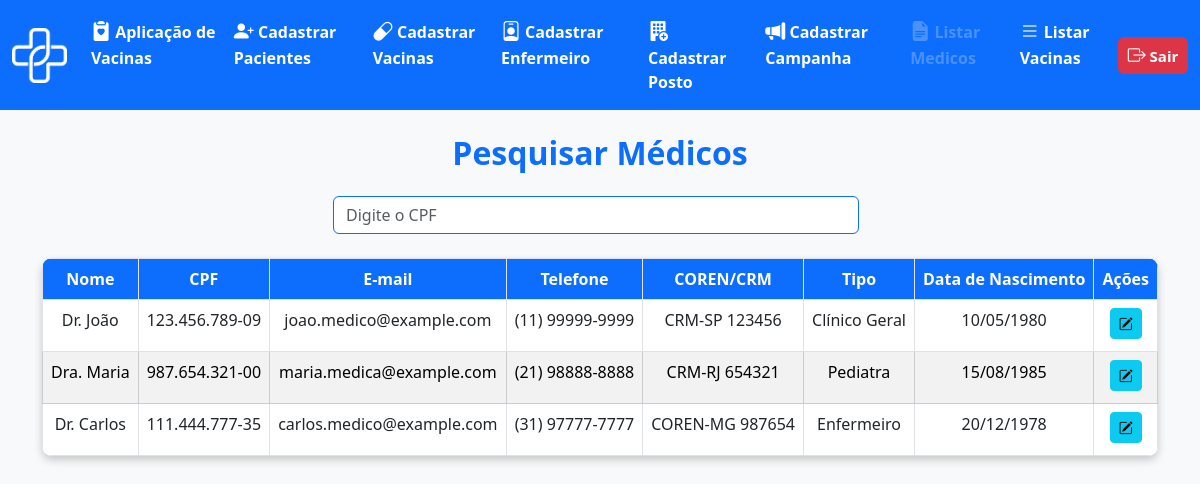
Screenshot of /admin/listamedico.php with the database file from the repository.
### tables this page shows
CREATE TABLE `medico` (
  `id_medico` int(11) NOT NULL,
  `nome_medico` varchar(100) NOT NULL,
  `cpf` varchar(11) NOT NULL,
  `email_medico` varchar(100) NOT NULL,
  `tel_medico` varchar(11) NOT NULL,
  `coren_crm` varchar(20) NOT NULL,
  `tipo_medico` varchar(50) NOT NULL,
  `naci_medico` date NOT NULL,
  `id_posto` int(11) NOT NULL,
  `senha` varchar(100) NOT NULL
);

### admin/listamedico.php (the view, shortened to what this page needs)
<?php
include('../outros/db_connect.php');
$cpf = '';
$sql = "SELECT * FROM medico";
$stmt = $conn->prepare($sql);
$stmt->execute();
$result = $stmt->get_result();
    ?>
<!DOCTYPE html>
<html lang="pt-BR">
<head>
    <link href="https://cdn.jsdelivr.net/npm/bootstrap-icons/font/bootstrap-icons.css" rel="stylesheet">
    <link href="https://cdn.jsdelivr.net/npm/bootstrap@5.3.0/dist/css/bootstrap.min.css" rel="stylesheet">
</head>
<body>
    <nav class="navbar navbar-expand-lg bg-primary" data-bs-theme="dark">
        <div class="container-fluid">
            <img src="../img/logo_vetor.png" alt="Logo DigitalVac" width="55" height="55" class="me-3" />
            <div class="collapse navbar-collapse" id="navbarNavAltMarkup">
                <div class="navbar-nav">
                    <a class="nav-link active fs-6 fw-bold" href="cadastroaplic.php">
                        <i class="bi bi-clipboard2-heart-fill" style="font-size: 20px"></i>
                        Aplicação de Vacinas
                    </a>
                    <a class="nav-link active fs-6 fw-bold" href="cadastropac.html">
                        <i class="bi bi-person-plus-fill" style="font-size: 20px"></i>
                        Cadastrar Pacientes
                    </a>
                    <a class="nav-link active fs-6 fw-bold" aria-disabled="true" href="cadastrovac.html">
                        <i class="bi bi-capsule" style="font-size: 20px"></i> Cadastrar
                        Vacinas
                    </a>
                    <a class="nav-link active fs-6 fw-bold" href="cadastroenf.php">
                        <i class="bi bi-person-badge" style="font-size: 20px"></i>
                        Cadastrar Enfermeiro
                    </a>
                    <a class="nav-link active fs-6 fw-bold" href="cadastroposto.html">
                        <i class="bi bi-building-fill-add" style="font-size: 20px"></i>
                        Cadastrar Posto
                    </a>
                    <a class="nav-link active fs-6 fw-bold" href="cadastrocampanha.html">
                        <i class="bi bi-megaphone-fill" style="font-size: 20px;"></i>
                        Cadastrar Campanha
                    </a>
                    <a class="nav-link disabled fs-6 fw-bold" href="listamedico.php">
                        <i class="bi bi-file-earmark-text-fill" style="font-size: 20px"></i>
                        Listar Medicos
                    </a>
                    <a class="nav-link active fs-6 fw-bold" href="listavac.php">
                        <i class="bi bi-list" style="font-size: 20px"></i>
                        Listar Vacinas
                    </a>
                </div>
                <ul class="navbar-nav ms-auto">
                    <li class="nav-item">
                        <a class="btn btn-danger fw-bold px-2 py-1" style="font-size: 15px; min-width: 70px;"
                            href="../outros/sair.php">
                            <i class="bi bi-box-arrow-right" style="font-size: 18px;"></i> Sair
                        </a>
                    </li>
                </ul>
            </div>
        </div>
    </nav>
    <div class="container mt-4">
        <h2 class="text-center text-primary fw-bold">Pesquisar Médicos</h2>
        <div class="container-fluid col-md-6 mt-4">
            <form class="d-flex position-relative" role="search" method="get" action="listamedico.php"
                id="form-pesquisa-cpf">
                <input class="form-control me-2 border border-primary" type="search" name="cpf" id="cpf"
                    placeholder="Digite o CPF" aria-label="CPF"
                    value="<?php echo isset($cpf) ? htmlspecialchars($cpf) : ''; ?>" autocomplete="off">
            </form>
        </div>
        <br>
        <div id="tabela-medicos" class="d-flex justify-content-center">
            <table class="table table-bordered text-center mx-auto">
                <thead>
                    <tr>
                        <th>Nome</th>
                        <th>CPF</th>
                        <th>E-mail</th>
                        <th>Telefone</th>
                        <th>COREN/CRM</th>
                        <th>Tipo</th>
                        <th>Data de Nascimento</th>
                        <th>Ações</th>
                    </tr>
                </thead>
                <tbody>
                    <?php
                    $rowIndex = 0;
                    while ($row = $result->fetch_assoc()):
                        $rowClass = ($rowIndex === 0) ? 'bg-white' : (($rowIndex % 2 === 1) ? 'table-secondary' : 'bg-white');
                        ?>
                        <tr class="<?php echo $rowClass; ?>">
                            <td><?php echo htmlspecialchars($row['nome_medico']); ?></td>
                            <td>
                                <?php
                                $cpf = $row['cpf'];
                                echo preg_replace("/(\d{3})(\d{3})(\d{3})(\d{2})/", "$1.$2.$3-$4", $cpf);
                                ?>
                            </td>
                            <td><?php echo htmlspecialchars($row['email_medico']); ?></td>
                            <td>
                                <?php
                                $tel = $row['tel_medico'];
                                if (strlen($tel) == 11) {
                                    echo preg_replace("/(\d{2})(\d{5})(\d{4})/", "($1) $2-$3", $tel);
                                } elseif (strlen($tel) == 10) {
                                    echo preg_replace("/(\d{2})(\d{4})(\d{4})/", "($1) $2-$3", $tel);
                                } else {
                                    echo htmlspecialchars($tel);
                                }
                                ?>
                            </td>
                            <td><?php echo htmlspecialchars($row['coren_crm']); ?></td>
                            <td><?php echo htmlspecialchars($row['tipo_medico']); ?></td>
                            <td>
                                <?php
                                $data = $row['naci_medico'];
                                echo date('d/m/Y', strtotime($data));
                                ?>
                            </td>
                            <td>
                                <a href="editar_medico.php?id=<?php echo $row['id_medico']; ?>"
                                    class="btn btn-sm btn-info mb-1" title="Editar Informações">
                                    <i class="bi bi-pencil-square"></i>
                                </a>
                            </td>
                        </tr>
                        <?php $rowIndex++; endwhile; ?>
                </tbody>
            </table>
        </div>
    </div>
</body>
</html>

### admin/listamedico.php (style rules this page uses)
body { background-color: #f8f9fa; }
.navbar { margin-bottom: 20px; }
.table { background: white; border-radius: 10px; overflow: hidden; box-shadow: 0 4px 8px rgba(0, 0, 0, 0.2); }
.table thead th { background-color: #0d6efd !important; color: white !important; font-weight: bold; }
.table tbody tr:nth-child(even) { background-color: #f2f2f2; }
.table tbody tr:nth-child(odd) { background-color: #ffffff; }
.table td, .table th { background-color: transparent; }
.table thead th { background-color: #0d6efd; color: white; font-weight: bold; }

### rows the page displays
medico: nome_medico "Dr. João", cpf "123.456.789-09", email_medico "joao.medico@example.com", tel_medico "(11) 99999-9999", coren_crm "CRM-SP 123456", tipo_medico "Clínico Geral", naci_medico "10/05/1980"
medico: nome_medico "Dra. Maria", cpf "987.654.321-00", email_medico "maria.medica@example.com", tel_medico "(21) 98888-8888", coren_crm "CRM-RJ 654321", tipo_medico "Pediatra", naci_medico "15/08/1985"
medico: nome_medico "Dr. Carlos", cpf "111.444.777-35", email_medico "carlos.medico@example.com", tel_medico "(31) 97777-7777", coren_crm "COREN-MG 987654", tipo_medico "Enfermeiro", naci_medico "20/12/1978"
